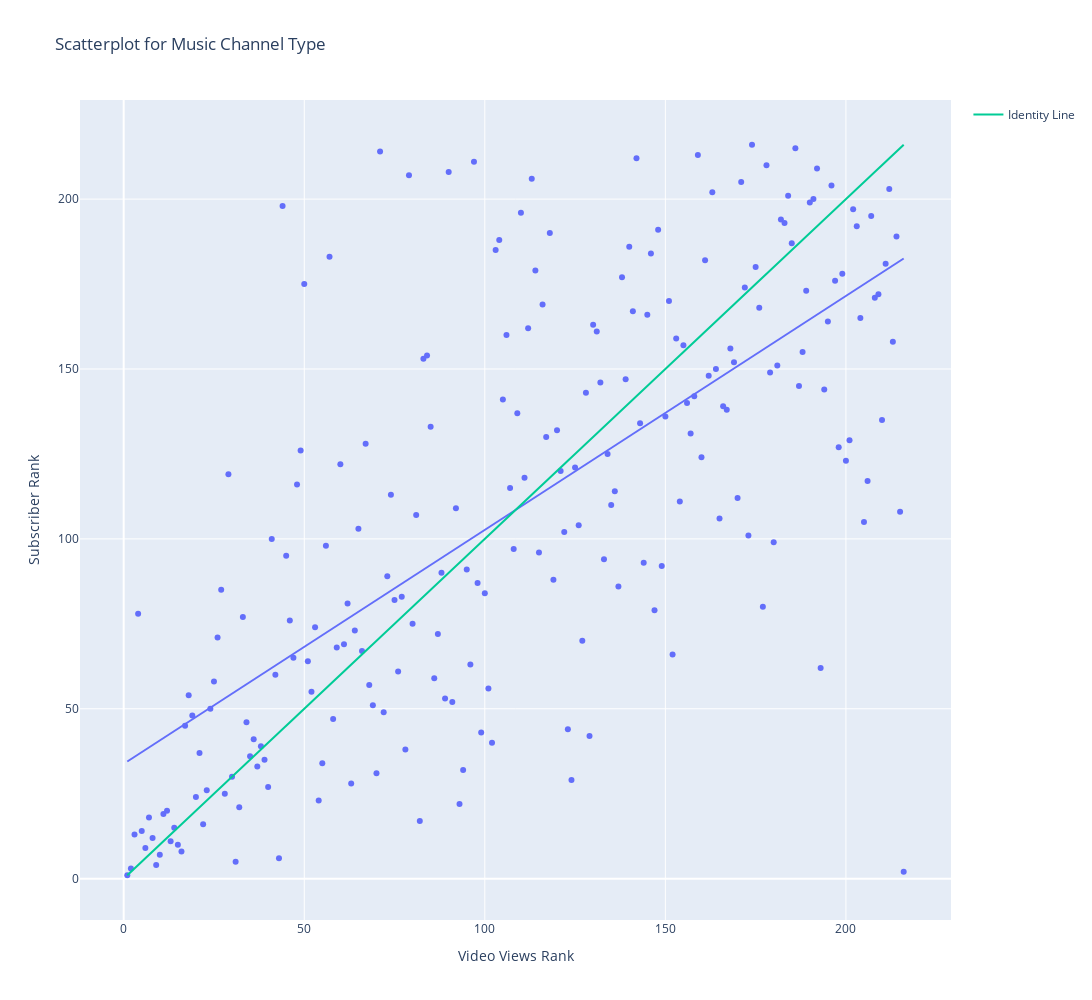

This figure's notebook cell:
### Code cell
filtered_data = data_table[data_table['channel_type'] == 'Music']

filtered_data["Music_rank"] = np.array(data_table[data_table['channel_type'] == 'Music'].reset_index().index) + 1
filtered_data = filtered_data.sort_values(by='video views', ascending=False)
plot_data = pd.DataFrame({'y': filtered_data["Music_rank"], 'x': np.array(range(len(filtered_data))) + 1})

hoverinfo = filtered_data[['Youtuber']]

fig = px.scatter(plot_data, x='x', y='y', title='Scatterplot for Music Channel Type',
                 labels={'x': 'Video Views Rank', 'y': 'Subscriber Rank'},
                 hover_data={'x': True, 'y': True, 'Channel': hoverinfo.to_dict('list')['Youtuber']},
                 trendline='ols')

y_x = np.array(range(len(filtered_data))) + 1
fig.add_trace(go.Scatter(x=plot_data['x'], y=y_x, mode='lines', name='Identity Line'))

fig.update_layout(height=1000, width=1200)

fig.show()

### Figure 1 — Plotly figure (JSON) as saved in the notebook; plotly's stock layout.template omitted (floating-point values rounded to 4 significant figures; data arrays with more than 128 entries replaced by an {"elided": "..."} marker saying what was removed)
{"data": [{"customdata": {"elided": "216x1 str values"}, "hovertemplate": "Video Views Rank=%{x}<br>Subscriber Rank=%{y}<br>Channel=%{customdata[0]}<extra></extra>", "legendgroup": "", "marker": {"color": "#636efa", "symbol": "circle"}, "mode": "markers", "name": "", "orientation": "v", "showlegend": false, "type": "scatter", "x": {"elided": "216 int values"}, "xaxis": "x", "y": {"elided": "216 int values"}, "yaxis": "y"}, {"hovertemplate": "<b>OLS trendline</b><br>y = 0.688488 * x + 33.7991<br>R<sup>2</sup>=0.474015<br><br>Video Views Rank=%{x}<br>Subscriber Rank=%{y} <b>(trend)</b><extra></extra>", "legendgroup": "", "marker": {"color": "#636efa", "symbol": "circle"}, "mode": "lines", "name": "", "showlegend": false, "type": "scatter", "x": {"elided": "216 int values"}, "xaxis": "x", "y": {"elided": "216 float values"}, "yaxis": "y"}, {"mode": "lines", "name": "Identity Line", "type": "scatter", "x": {"elided": "216 int values"}, "y": {"elided": "216 int values"}}], "layout": {"height": 1000, "legend": {"tracegroupgap": 0}, "title": {"text": "Scatterplot for Music Channel Type"}, "width": 1200, "xaxis": {"anchor": "y", "domain": [0, 1], "title": {"text": "Video Views Rank"}}, "yaxis": {"anchor": "x", "domain": [0, 1], "title": {"text": "Subscriber Rank"}}}}
